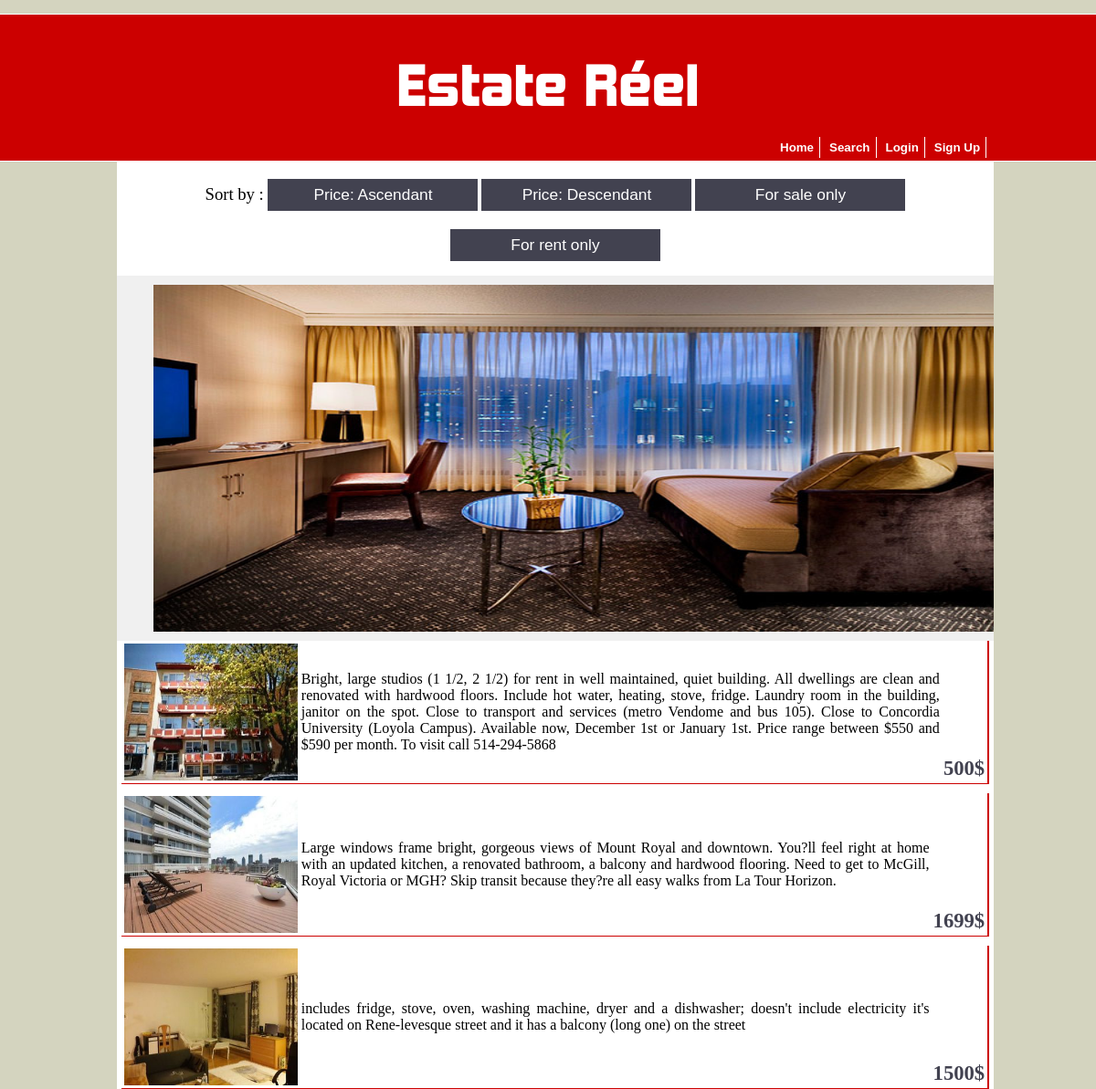
Screenshot of /index.php?sortBy=Rent with the database file from the repository.
### tables this page shows
CREATE TABLE IF NOT EXISTS `apartment_images` (
`image_id` int(5) NOT NULL,
  `dwelling_Id` int(6) NOT NULL,
  `file_name` varchar(200) NOT NULL,
  `file_size` varchar(200) NOT NULL,
  `file_type` varchar(200) NOT NULL
);

CREATE TABLE IF NOT EXISTS `dwellings` (
`dwelling_Id` int(6) NOT NULL,
  `address_id` int(4) NOT NULL,
  `user_id` int(6) NOT NULL,
  `type` varchar(255) DEFAULT NULL,
  `description` varchar(1000) DEFAULT NULL,
  `no_of_rooms` int(11) DEFAULT NULL,
  `no_of_bathrooms` int(11) DEFAULT NULL,
  `no_of_living_rooms` int(11) DEFAULT NULL,
  `price` int(11) DEFAULT NULL,
  `rangeType` varchar(50) DEFAULT NULL
);

### classes/productClass.php (called while the page is built, shortened)
<?php
	class Product extends Database{
		public function checkSortBy($value){
			if (strcmp($value, "Sale") === 0 || strcmp($value, "Rent") === 0) {
				return $this->sortByRange($value);
			}elseif (strcmp($value, "low") === 0) {
				$value = "ASC";
				return $this->sortByPrice($value);
			}elseif (strcmp($value, "high") === 0) {
				$value = "DESC";
				return $this->sortByPrice($value);
			}else{
				return $this->displayAllProducts();
			}
		}
		public function sortByRange($type){
			$query = "SELECT * FROM dwellings INNER JOIN apartment_images
                                 ON dwellings.dwelling_Id = apartment_images.dwelling_Id
                              WHERE dwellings.rangeType = '$type'
                           GROUP BY dwellings.dwelling_Id";
            return parent::getResultSetAsArray($query);
		}
	}
?>

### classes/databaseClass.php (called while the page is built, shortened)
<?php
	class Database{
		public $connection;
		public function createConnection(){
			$servername = "localhost";
			$username = "root";
			$password = "";
			$db = "PHP_database";
			$this->connection = new mysqli($servername, $username, $password, $db);
			$this->connection->set_charset("utf8");
			return $this->connection;
		}
		public function getResultSetAsArray($query){
			$rs = mysqli_query($this->createConnection(), $query) or die($this->connection->error);
			if($rs->num_rows > 0){
				$index = 0;
				while($row = $rs->fetch_assoc()){
					foreach ($row as $key => $value) {
						$arrayAsResult[$index][$key] = $value;
					}
					$index++;
				}
				return $arrayAsResult;
			}
			return null;
		}
		public function cutDownTheDescription($description){
			if (strlen($description) > 500) {
	            $str = substr($description, 0, 500) . "...";
	            return $str;
	        }else{
	            return $description;
	        }
		}
	}
?>

### index.php (the view, shortened to what this page needs)
<html>
    <head>
        <link rel="stylesheet" type="text/css" href="CSS/mainLayout.css">
        <link rel="stylesheet" type="text/css" href="CSS/carouselLayout.css">
    </head>
    <?php include('PreCode/header.php');
    if(count($bannedUser) == 1){
        $days = $loginObj->dateDiff($bannedUser[0]['to_'], $bannedUser[0]['from_']);
        echo "<p>You are not allowed to be here anymore. You may login after " . $bannedUser[0]['to_'] . ". Your account has been banned for $days days because of the following description: </p>";
        echo $bannedUser[0]['description'];
    ?>
            </section>
    </body>
</html>
<?php
    }else{
    ?>
    <form name="filters" method="GET" action="">
    <label id="sortBy">Sort by : </label>
    <button type="button" id="sort" onClick="window.location.href='index.php?sortBy=low'">Price: Ascendant</button>
    <button type="button" id="sort" onClick="window.location.href='index.php?sortBy=high'">Price: Descendant</button>
    <button type="button" id="sort" onClick="window.location.href='index.php?sortBy=Sale'">For sale only</button>
    <button type="button" id="sort"  onClick="window.location.href='index.php?sortBy=Rent'">For rent only</button>
    </form>
<div id='carousel_container'>
    <div id='carousel_inner'>
        <ul id='carousel_ul'>
            <li><img src='apartment_images/5.jpg' /></li>
        </ul>
    </div>
</div>
    <section id="apartments">
    <?php
        $rsForIndex = null;
        if (isset($_GET['sortBy'])) {
            $value = $_GET['sortBy'];
            $rsForIndex = $productObj->checkSortBy($value);
        }else{
            $rsForIndex = $productObj->displayAllProducts();
        }
        if (count($rsForIndex) > 0) {
            for($row = 0; $row < count($rsForIndex); $row++){
    ?>
                <table id="apt" align="center" onclick="window.location.href='showDetails.php?hiddenID= <?php echo $rsForIndex[$row]['dwelling_Id']; ?> '">
                    <tbody>
                        <tr id="col1">
                            <td rowspan="3"><img id="placeImg" src="apartment_images/<?php echo $rsForIndex[$row]['file_name']; ?> "/></td>
                            <td rowspan="3" id="col2">
                                <?php echo $databaseObj->cutDownTheDescription($rsForIndex[$row]['description']); ?>
                            <th></th>
                          </tr>
                          <tr>
                            <td></td>
                          </tr>
                          <tr id="price">
                            <td><p id="number"> <?php echo $rsForIndex[$row]['price'] . "$"; ?> </p></td>
                          </tr>
                    </tbody>
                </table>
    <?php
            }
        }
    ?>
    </section>
    </section>
    </body>
</html>
<?php   } ?>

### CSS/mainLayout.css (style rules this page uses)
body { background-color: #D4D4BF; text-align: center; height: 100%; }
#apt, #apt2 { height: auto; margin-top: 10px; border-right: 2px solid #C00; border-bottom: 1px solid #C00; width: 99%; text-align: justify; cursor: pointer; }
#placeImg { height: 150px; width: 190px; }
#col2 { width: 80%; }
#price { margin-top: 50px; height: 10px; }
#number { font-weight: bolder; font-size: 17pt; color: #424250; }
#sort { width: 230px; border: none; height: 35px; font-size: 13pt; margin-top: 20px; background-color: #424250; color: white; }
#sortBy { font-size: 14pt; font-weight: italic; }

### CSS/carouselLayout.css (style rules this page uses)
#carousel_inner { float:left; width:100%; overflow: hidden; background: #F0F0F0; }
#carousel_container { width: 100%; float: left; }
#carousel_ul { position:relative; left:-210px; list-style-type: none; margin: 0px; padding: 0px; width:9999px; padding-bottom:10px; }
#carousel_ul li { float: left; width:1250px; padding:0px; height:380px; background: #000000; margin-top:10px; margin-bottom:10px; margin-left: 2.5%; margin-right:5px; }
#carousel_ul li img { .margin-bottom:-4px; cursor:pointer; cursor: hand; border:0px; width:1250px; height:380px; }

### rows the page displays
apartment_images: file_name (picture), dwelling_Id.description "Bright, large studios (1 1/2, 2 1/2) for rent in well maintained, quiet building. All dwellings are clean and renovated with hardwood floors. Include hot water, heating, stove, fridge. Laundry room in the building, janitor on the spot. Close to transport and services (metro Vendome and bus 105). Close to Concordia University (Loyola Campus). Available now, December 1st or January 1st. Price range between $550 and $590 per month. To visit call 514-294-5868", dwelling_Id.price "500"
apartment_images: file_name (picture), dwelling_Id.description "Large windows frame bright, gorgeous views of Mount Royal and downtown. You?ll feel right at home with an updated kitchen, a renovated bathroom, a balcony and hardwood flooring. Need to get to McGill, Royal Victoria or MGH? Skip transit because they?re all easy walks from La Tour Horizon.", dwelling_Id.price "1699"
apartment_images: file_name (picture), dwelling_Id.description "includes fridge, stove, oven, washing machine, dryer and a dishwasher; doesn't include electricity it's located on Rene-levesque street and it has a balcony (long one) on the street", dwelling_Id.price "1500"
